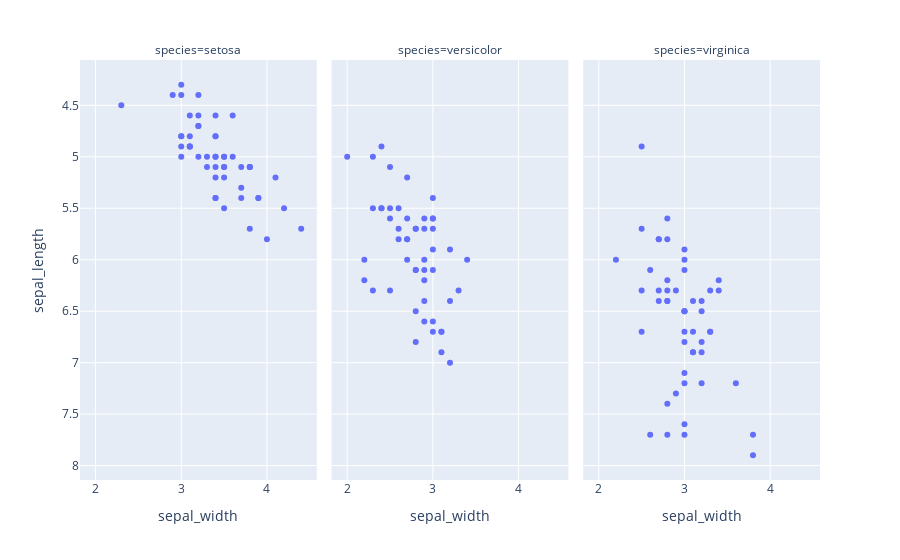

Notebook code cell kept with this figure:
### Markdown cell above
2. 축 범위 역방향으로 지정하기

```py
fig.update_xaxes(autorange="reversed")
fig.update_yaxes(autorange="reversed")
```

### Code cell
df = px.data.iris()
fig = px.scatter(df, x="sepal_width", y="sepal_length", facet_col="species")
fig.update_yaxes(autorange="reversed")
fig.show()

### Figure 1 — Plotly figure (JSON) as saved in the notebook; plotly's stock layout.template omitted (floating-point values rounded to 4 significant figures)
{"data": [{"hovertemplate": "species=setosa<br>sepal_width=%{x}<br>sepal_length=%{y}<extra></extra>", "legendgroup": "", "marker": {"color": "#636efa", "symbol": "circle"}, "mode": "markers", "name": "", "orientation": "v", "showlegend": false, "type": "scatter", "x": [3.5, 3, 3.2, 3.1, 3.6, 3.9, 3.4, 3.4, 2.9, 3.1, 3.7, 3.4, 3, 3, 4, 4.4, 3.9, 3.5, 3.8, 3.8, 3.4, 3.7, 3.6, 3.3, 3.4, 3, 3.4, 3.5, 3.4, 3.2, 3.1, 3.4, 4.1, 4.2, 3.1, 3.2, 3.5, 3.1, 3, 3.4, 3.5, 2.3, 3.2, 3.5, 3.8, 3, 3.8, 3.2, 3.7, 3.3], "xaxis": "x", "y": [5.1, 4.9, 4.7, 4.6, 5, 5.4, 4.6, 5, 4.4, 4.9, 5.4, 4.8, 4.8, 4.3, 5.8, 5.7, 5.4, 5.1, 5.7, 5.1, 5.4, 5.1, 4.6, 5.1, 4.8, 5, 5, 5.2, 5.2, 4.7, 4.8, 5.4, 5.2, 5.5, 4.9, 5, 5.5, 4.9, 4.4, 5.1, 5, 4.5, 4.4, 5, 5.1, 4.8, 5.1, 4.6, 5.3, 5], "yaxis": "y"}, {"hovertemplate": "species=versicolor<br>sepal_width=%{x}<br>sepal_length=%{y}<extra></extra>", "legendgroup": "", "marker": {"color": "#636efa", "symbol": "circle"}, "mode": "markers", "name": "", "orientation": "v", "showlegend": false, "type": "scatter", "x": [3.2, 3.2, 3.1, 2.3, 2.8, 2.8, 3.3, 2.4, 2.9, 2.7, 2, 3, 2.2, 2.9, 2.9, 3.1, 3, 2.7, 2.2, 2.5, 3.2, 2.8, 2.5, 2.8, 2.9, 3, 2.8, 3, 2.9, 2.6, 2.4, 2.4, 2.7, 2.7, 3, 3.4, 3.1, 2.3, 3, 2.5, 2.6, 3, 2.6, 2.3, 2.7, 3, 2.9, 2.9, 2.5, 2.8], "xaxis": "x2", "y": [7, 6.4, 6.9, 5.5, 6.5, 5.7, 6.3, 4.9, 6.6, 5.2, 5, 5.9, 6, 6.1, 5.6, 6.7, 5.6, 5.8, 6.2, 5.6, 5.9, 6.1, 6.3, 6.1, 6.4, 6.6, 6.8, 6.7, 6, 5.7, 5.5, 5.5, 5.8, 6, 5.4, 6, 6.7, 6.3, 5.6, 5.5, 5.5, 6.1, 5.8, 5, 5.6, 5.7, 5.7, 6.2, 5.1, 5.7], "yaxis": "y2"}, {"hovertemplate": "species=virginica<br>sepal_width=%{x}<br>sepal_length=%{y}<extra></extra>", "legendgroup": "", "marker": {"color": "#636efa", "symbol": "circle"}, "mode": "markers", "name": "", "orientation": "v", "showlegend": false, "type": "scatter", "x": [3.3, 2.7, 3, 2.9, 3, 3, 2.5, 2.9, 2.5, 3.6, 3.2, 2.7, 3, 2.5, 2.8, 3.2, 3, 3.8, 2.6, 2.2, 3.2, 2.8, 2.8, 2.7, 3.3, 3.2, 2.8, 3, 2.8, 3, 2.8, 3.8, 2.8, 2.8, 2.6, 3, 3.4, 3.1, 3, 3.1, 3.1, 3.1, 2.7, 3.2, 3.3, 3, 2.5, 3, 3.4, 3], "xaxis": "x3", "y": [6.3, 5.8, 7.1, 6.3, 6.5, 7.6, 4.9, 7.3, 6.7, 7.2, 6.5, 6.4, 6.8, 5.7, 5.8, 6.4, 6.5, 7.7, 7.7, 6, 6.9, 5.6, 7.7, 6.3, 6.7, 7.2, 6.2, 6.1, 6.4, 7.2, 7.4, 7.9, 6.4, 6.3, 6.1, 7.7, 6.3, 6.4, 6, 6.9, 6.7, 6.9, 5.8, 6.8, 6.7, 6.7, 6.3, 6.5, 6.2, 5.9], "yaxis": "y3"}], "layout": {"annotations": [{"font": {}, "showarrow": false, "text": "species=setosa", "x": 0.16, "xanchor": "center", "xref": "paper", "y": 1, "yanchor": "bottom", "yref": "paper"}, {"font": {}, "showarrow": false, "text": "species=versicolor", "x": 0.5, "xanchor": "center", "xref": "paper", "y": 1, "yanchor": "bottom", "yref": "paper"}, {"font": {}, "showarrow": false, "text": "species=virginica", "x": 0.84, "xanchor": "center", "xref": "paper", "y": 1, "yanchor": "bottom", "yref": "paper"}], "legend": {"tracegroupgap": 0}, "margin": {"t": 60}, "xaxis": {"anchor": "y", "domain": [0, 0.32], "title": {"text": "sepal_width"}}, "xaxis2": {"anchor": "y2", "domain": [0.34, 0.66], "matches": "x", "title": {"text": "sepal_width"}}, "xaxis3": {"anchor": "y3", "domain": [0.68, 1.0], "matches": "x", "title": {"text": "sepal_width"}}, "yaxis": {"anchor": "x", "autorange": "reversed", "domain": [0, 1], "title": {"text": "sepal_length"}}, "yaxis2": {"anchor": "x2", "autorange": "reversed", "domain": [0, 1], "matches": "y", "showticklabels": false}, "yaxis3": {"anchor": "x3", "autorange": "reversed", "domain": [0, 1], "matches": "y", "showticklabels": false}}}
